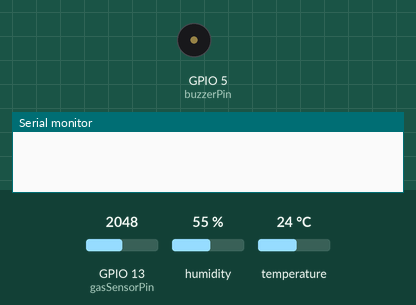
Recording of a sketch running on a simulated ESP32. Parts: buzzer (waves = sounding, pin HIGH), the last lines printed to the serial monitor. The inputs (shaded band) are chosen by the test bench; at power-on: GPIO 13 (gasSensorPin) = 2048, humidity 55 %, temperature 24 °C. WiFi joins after 1.5 s; servers stay silent unless stated.

Above: at 0.0 s.
At 2.6 s:
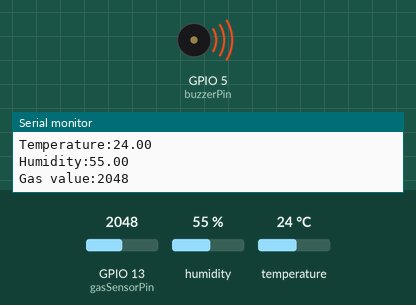
Timing chart, 0 to 4.1 s (numbered marks = the images above):
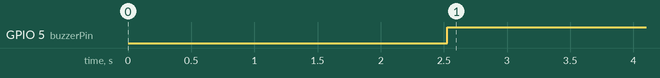

Measured:
- by itself, GPIO 5 (buzzerPin): LOW → HIGH at 2.5 s

The sketch:

Arduino_Code.ino
```cpp
#include <WiFi.h>
#include "ThingSpeak.h"
#include <DHT.h>

const char* ssid = "Avemaria";
const char* password = "Avemaria@#";

WiFiClient  client;

unsigned long myChannelNumber = 2341175;
const char * myWriteAPIKey = "UWH7NNZUVPMR88UU";

// Pin definitions
const int gasSensorPin = 13; // Arduino MQ Gas Sensor
const int dht11Pin = 4; // DHT11 Humidity and Temperature Sensor
const int buzzerPin = 5;//Buzzer
// DHT sensor
DHT dht(dht11Pin, DHT11);

// Function declarations
float readDHT11Temperature();
int readGasSensor();
float readDHT11Humidity();

void setup(){
    Serial.begin(115200);
    delay(1000);

    WiFi.mode(WIFI_STA); //Optional
    WiFi.begin(ssid, password);
    Serial.println("\nConnecting");

    while(WiFi.status() != WL_CONNECTED){
        Serial.print(".");
        delay(100);
    }

    Serial.println("\nConnected to the WiFi network");
    Serial.print("Local ESP32 IP: ");
    Serial.println(WiFi.localIP());

    ThingSpeak.begin(client);
// Initialize ThingSpeak

  pinMode(gasSensorPin,INPUT);
  pinMode(buzzerPin,OUTPUT);

}

void loop(){
 int x1,x2,x3;

  float temperature = readDHT11Temperature();
  int gasValue = readGasSensor();
  float humidity = readDHT11Humidity();

  Serial.print("Temperature:");
  Serial.println(temperature);
  Serial.print("Humidity:");
  Serial.println(humidity);
  Serial.print("Gas value:");
  Serial.println(gasValue);


  if(temperature>40 || humidity>100 || gasValue>200)
   {
     digitalWrite(buzzerPin,HIGH);
   }
  else
   {
     digitalWrite(buzzerPin,LOW);
   }


  x1=ThingSpeak.writeField(myChannelNumber, 1,temperature, myWriteAPIKey);
  if(x1 == 200){
      Serial.println("Channel 1 field 1  update successful.");
    }
    else{
      Serial.println("Problem updating channel. HTTP error code " + String(x1));
    }

  delay(15000);
  x2= ThingSpeak.writeField(myChannelNumber, 2,gasValue, myWriteAPIKey);
  if(x2 == 200){
      Serial.println("Channel 1 field 2  update successful.");
    }
    else{
      Serial.println("Problem updating channel. HTTP error code " + String(x2));
    }

  delay(15000);
  x3 = ThingSpeak.writeField(myChannelNumber, 3,humidity, myWriteAPIKey);
    if(x3 == 200){
      Serial.println("Channel 1 field 3  update successful.");
    }
    else{
      Serial.println("Problem updating channel. HTTP error code " + String(x3));
    }

    delay(15000);

}

float readDHT11Temperature() {
  float rawValue = dht.readTemperature();
  return rawValue;
}

int readGasSensor() {
  int rawValue = analogRead(gasSensorPin);
  return rawValue;
}
float readDHT11Humidity() {
  float humidity = dht.readHumidity();
  return humidity;
}
```
